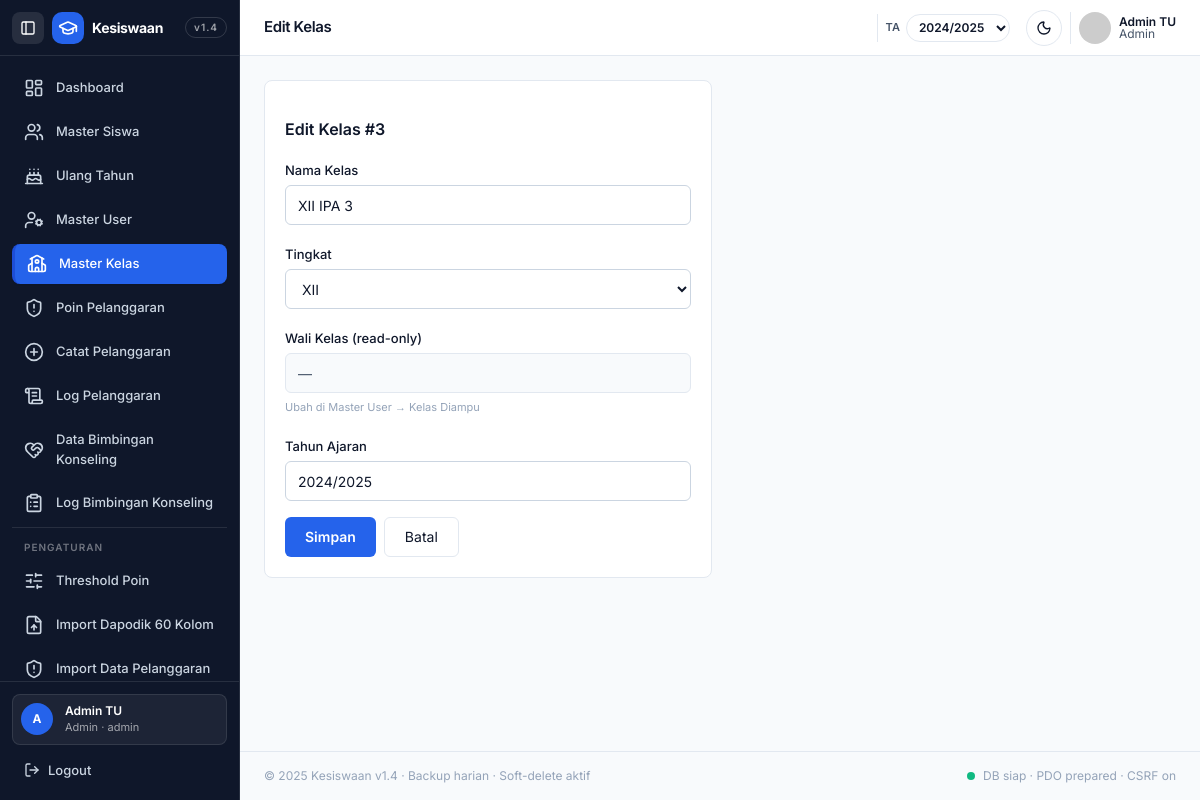
/kelas/edit.php?id=3 (signed in), run on the app's committed database.
### tables this page shows
CREATE TABLE IF NOT EXISTS kelas (
  id BIGINT AUTO_INCREMENT PRIMARY KEY,
  nama_kelas VARCHAR(100) NOT NULL,
  tingkat ENUM('X','XI','XII','VII','VIII','IX') NOT NULL DEFAULT 'X',
  wali_kelas_id BIGINT NULL,
  tahun_ajaran VARCHAR(20) NOT NULL DEFAULT '2024/2025',
  deleted_at DATETIME NULL,
  created_at TIMESTAMP DEFAULT CURRENT_TIMESTAMP,
  updated_at TIMESTAMP DEFAULT CURRENT_TIMESTAMP ON UPDATE CURRENT_TIMESTAMP,
  FOREIGN KEY (wali_kelas_id) REFERENCES users(id) ON DELETE SET NULL
);

### kelas/edit.php (the view, shortened to what this page needs)
<?php $active='kelas'; $title='Edit Kelas';
require __DIR__.'/../config/db.php';
$id=(int)($_GET['id']??0); if(!$id){ header('Location: index.php'); exit; }
$row=null; try{ $st=$pdo->prepare("SELECT k.*, COALESCE(u.nama,'—') as wali FROM kelas k LEFT JOIN users u ON u.id=k.wali_kelas_id WHERE k.id=? AND k.deleted_at IS NULL LIMIT 1"); $st->execute([$id]); $row=$st->fetch(); }catch(Throwable $e){}
?>
<?php require __DIR__.'/../includes/header.php'; ?>
<form method="POST" class="max-w-md bg-white dark:bg-[#1E293B] border border-[#E2E8F0] dark:border-[#334155] rounded-card p-5 space-y-4">
  <h3 class="font-semibold">Edit Kelas #<?=$id?></h3>
  <label class="block"><span class="text-[13px] font-medium">Nama Kelas</span><input name="nama_kelas" value="<?=htmlspecialchars($row['nama_kelas'])?>" class="mt-1 w-full h-10 px-3 rounded-input border border-[#CBD5E1] dark:border-[#334155] bg-white dark:bg-[#0F172A] text-sm"></label>
  <label class="block"><span class="text-[13px] font-medium">Tingkat</span><select name="tingkat" class="mt-1 w-full h-10 px-3 rounded-input border border-[#CBD5E1] dark:border-[#334155] bg-white dark:bg-[#0F172A] text-sm"><option <?= $row['tingkat']==='XII'?'selected':'' ?>>XII</option></select></label>
  <label class="block"><span class="text-[13px] font-medium">Wali Kelas (read-only)</span><input value="<?=htmlspecialchars($row['wali'])?>" disabled class="mt-1 w-full h-10 px-3 rounded-input border border-[#E2E8F0] dark:border-[#334155] bg-[#F8FAFC] dark:bg-[#0F172A] text-sm text-[#475569] dark:text-[#94A3B8]"><span class="text-[11px] text-[#94A3B8]">Ubah di Master User → Kelas Diampu</span></label>
  <label class="block"><span class="text-[13px] font-medium">Tahun Ajaran</span><input name="tahun_ajaran" value="<?=htmlspecialchars($row['tahun_ajaran'])?>" class="mt-1 w-full h-10 px-3 rounded-input border border-[#CBD5E1] dark:border-[#334155] bg-white dark:bg-[#0F172A] text-sm"></label>
  <div class="flex gap-2"><button class="h-10 px-5 rounded-input bg-[#2563EB] text-white text-sm font-semibold">Simpan</button><a href="/kesiswaanv2/kelas/index.php" class="h-10 px-5 rounded-input border border-[#E2E8F0] dark:border-[#334155] bg-white dark:bg-[#0F172A] text-sm inline-flex items-center">Batal</a></div>
</form>
<?php require __DIR__.'/../includes/footer.php'; ?>

### includes/header.php (style rules this page uses)
* { font-family:Inter,system-ui,sans-serif }

### data on the page
kelas: nama_kelas "XII IPA 3", tingkat "XII", tahun_ajaran "2024/2025"

### other printed values
$u['avatar'] "A"
$u['nama'] "Admin TU"
$u['role'] "Admin"
$u['username'] "admin"
$title "Edit Kelas"
$id "3"
form field value "2024/2025"
